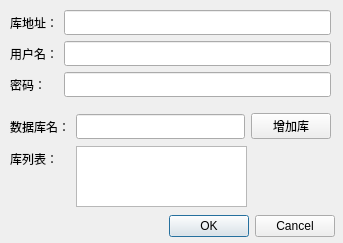
<?xml version="1.0" encoding="UTF-8"?>
<ui version="4.0">
 <class>ConfigDataBase</class>
 <widget class="QDialog" name="ConfigDataBase">
  <property name="geometry">
   <rect>
    <x>0</x>
    <y>0</y>
    <width>343</width>
    <height>243</height>
   </rect>
  </property>
  <property name="windowTitle">
   <string>Dialog</string>
  </property>
  <widget class="QDialogButtonBox" name="buttonBox">
   <property name="geometry">
    <rect>
     <x>164</x>
     <y>210</y>
     <width>171</width>
     <height>32</height>
    </rect>
   </property>
   <property name="orientation">
    <enum>Qt::Horizontal</enum>
   </property>
   <property name="standardButtons">
    <set>QDialogButtonBox::Cancel|QDialogButtonBox::Ok</set>
   </property>
  </widget>
  <widget class="QListWidget" name="listWidget_db_name_list">
   <property name="geometry">
    <rect>
     <x>76</x>
     <y>146</y>
     <width>171</width>
     <height>61</height>
    </rect>
   </property>
   <property name="contextMenuPolicy">
    <enum>Qt::CustomContextMenu</enum>
   </property>
  </widget>
  <widget class="QLabel" name="label_5">
   <property name="geometry">
    <rect>
     <x>10</x>
     <y>150</y>
     <width>71</width>
     <height>18</height>
    </rect>
   </property>
   <property name="font">
    <font>
     <family>微软雅黑</family>
    </font>
   </property>
   <property name="text">
    <string>库列表：</string>
   </property>
  </widget>
  <widget class="QWidget" name="layoutWidget">
   <property name="geometry">
    <rect>
     <x>10</x>
     <y>10</y>
     <width>321</width>
     <height>87</height>
    </rect>
   </property>
   <layout class="QHBoxLayout" name="horizontalLayout">
    <item>
     <layout class="QVBoxLayout" name="verticalLayout">
      <item>
       <widget class="QLabel" name="label_3">
        <property name="font">
         <font>
          <family>微软雅黑</family>
         </font>
        </property>
        <property name="text">
         <string>库地址：</string>
        </property>
       </widget>
      </item>
      <item>
       <widget class="QLabel" name="label_2">
        <property name="font">
         <font>
          <family>微软雅黑</family>
         </font>
        </property>
        <property name="text">
         <string>用户名：</string>
        </property>
       </widget>
      </item>
      <item>
       <widget class="QLabel" name="label_4">
        <property name="font">
         <font>
          <family>微软雅黑</family>
         </font>
        </property>
        <property name="text">
         <string>密码：</string>
        </property>
       </widget>
      </item>
     </layout>
    </item>
    <item>
     <layout class="QVBoxLayout" name="verticalLayout_2">
      <item>
       <widget class="QLineEdit" name="config_db_address">
        <property name="font">
         <font>
          <family>微软雅黑</family>
         </font>
        </property>
       </widget>
      </item>
      <item>
       <widget class="QLineEdit" name="config_db_username">
        <property name="font">
         <font>
          <family>微软雅黑</family>
         </font>
        </property>
       </widget>
      </item>
      <item>
       <widget class="QLineEdit" name="config_db_password">
        <property name="font">
         <font>
          <family>微软雅黑</family>
         </font>
        </property>
       </widget>
      </item>
     </layout>
    </item>
   </layout>
  </widget>
  <widget class="QWidget" name="layoutWidget">
   <property name="geometry">
    <rect>
     <x>10</x>
     <y>110</y>
     <width>321</width>
     <height>33</height>
    </rect>
   </property>
   <layout class="QHBoxLayout" name="horizontalLayout_2">
    <item>
     <widget class="QLabel" name="label">
      <property name="font">
       <font>
        <family>微软雅黑</family>
       </font>
      </property>
      <property name="text">
       <string>数据库名：</string>
      </property>
     </widget>
    </item>
    <item>
     <widget class="QLineEdit" name="config_db_name">
      <property name="font">
       <font>
        <family>微软雅黑</family>
       </font>
      </property>
     </widget>
    </item>
    <item>
     <widget class="QPushButton" name="config_add_dbname">
      <property name="text">
       <string>增加库</string>
      </property>
     </widget>
    </item>
   </layout>
  </widget>
  <zorder>layoutWidget</zorder>
  <zorder>buttonBox</zorder>
  <zorder>layoutWidget</zorder>
  <zorder>listWidget_db_name_list</zorder>
  <zorder>label_5</zorder>
 </widget>
 <resources/>
 <connections>
  <connection>
   <sender>buttonBox</sender>
   <signal>accepted()</signal>
   <receiver>ConfigDataBase</receiver>
   <slot>accept()</slot>
   <hints>
    <hint type="sourcelabel">
     <x>248</x>
     <y>254</y>
    </hint>
    <hint type="destinationlabel">
     <x>157</x>
     <y>274</y>
    </hint>
   </hints>
  </connection>
  <connection>
   <sender>buttonBox</sender>
   <signal>rejected()</signal>
   <receiver>ConfigDataBase</receiver>
   <slot>reject()</slot>
   <hints>
    <hint type="sourcelabel">
     <x>316</x>
     <y>260</y>
    </hint>
    <hint type="destinationlabel">
     <x>286</x>
     <y>274</y>
    </hint>
   </hints>
  </connection>
 </connections>
</ui>
